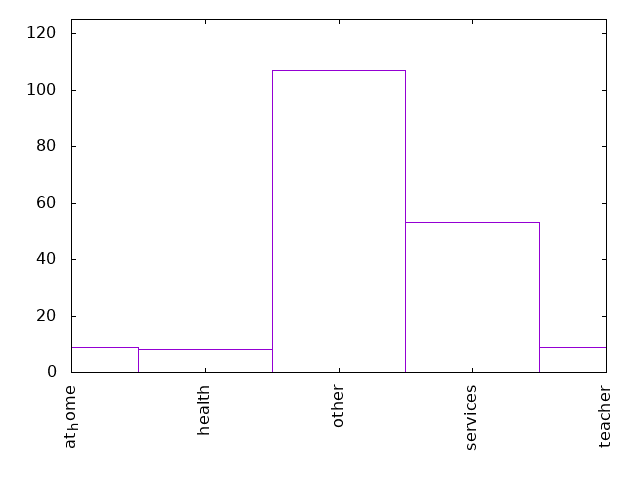

Write the gnuplot code that produced this figure.
set term png
set out "0-10Fjob.png"
set key off
set xtics rotate
set yrange[0:125]

plot '0-10Fjob.dat' using 1:xticlabel(2) with boxes
